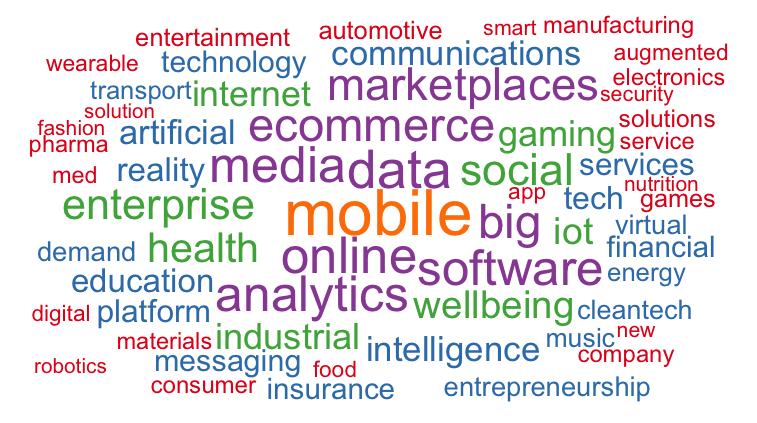

R code for this plot:
library("tm")
library("wordcloud")
library("SnowballC")
library("XML")

#### SOURCE FROM SLUSH HOME PAGE ####
doc.html = htmlTreeParse('http://www.slush.org/why-attend/startups/',useInternal = TRUE)
rule <- "//div[@class='block startups-listing']//text()"
companydescriptions <- xpathSApply(doc.html, rule, xmlValue)
tweets <- VCorpus(VectorSource(companydescriptions))



#### CLEANSING ####

#remove whitespace
tweets <- tm_map(tweets, stripWhitespace)

#to lower case
tweets <- tm_map(tweets, content_transformer(tolower))

#remove stopwords (a, the, an...)
tweets <- tm_map(tweets, removeWords, stopwords("english"))

#remove manually some irrelevant words
tweets <- tm_map(tweets, removeWords, c("ltd", "inc"))

#remove numbers
tweets <- tm_map(tweets, removeNumbers)

#remove punctuation
tweets <- tm_map(tweets, removePunctuation)


  
#### PLOT ####
wordcloud(tweets, max.words=60, scale=c(3,1), 
          random.order=FALSE, random.color=TRUE, rot.per=0.0, 
            use.r.layout=FALSE, colors=brewer.pal(5, "Set1"), fixed.asp=FALSE)
